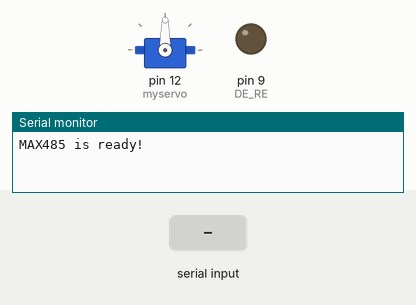
This sketch was run on a simulated Arduino Uno, built with avr-gcc and run on an emulated ATmega328P. On the bench: servo, output pins drawn as LEDs (lit = HIGH), the last lines printed to the serial monitor. The inputs (shaded band) are chosen by the test bench.

Above: at 1.2 s.
1.3 s: "90,45\n" received over the second serial link
At 2.5 s:
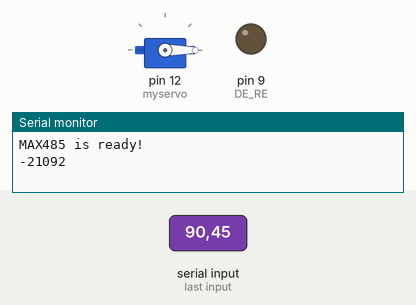
2.8 s: "30,150\n" received over the second serial link
At 4.0 s:
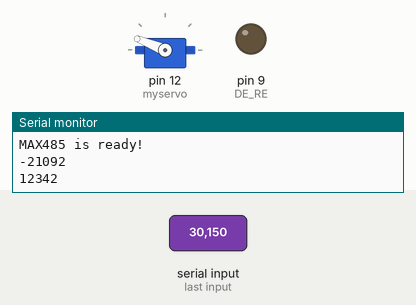
4.3 s: "200\n" received over the second serial link
At 5.3 s:
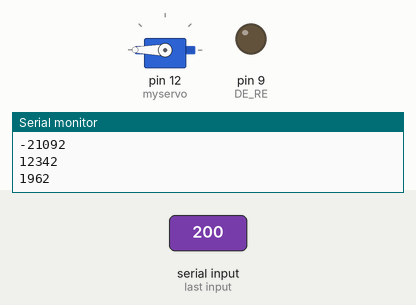
5.8 s: "x,45\n" received over the second serial link
At 6.4 s:
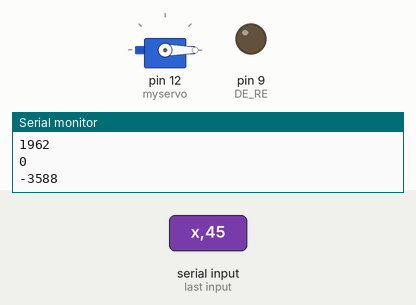
Timing chart, 0 to 8.3 s (numbered marks = the images above; inputs shaded):
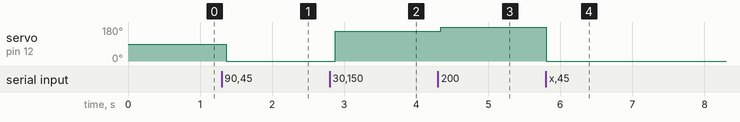

Measured:
- after the input at 1.3 s, servo on pin 12 (myservo): 90° → 0° after 0.06 s
- after the input at 2.8 s, servo on pin 12 (myservo): 0° → 158° after 0.08 s
- after the input at 4.3 s, servo on pin 12 (myservo): 158° → 180° at once
- after the input at 5.8 s, servo on pin 12 (myservo): 180° → 0° at once

The sketch:

Lab5.ino
```cpp
#include <SoftwareSerial.h>
#include <Servo.h>

SoftwareSerial MAX485(10, 11);
Servo myservo;
char val;
int DE_RE = 9;
int exPos = 0;

void setup() {
  // put your setup code here, to run once:
  Serial.begin(9600);
  Serial.println("MAX485 is ready!");
  MAX485.begin(9600);
  pinMode(DE_RE,OUTPUT);
  digitalWrite(DE_RE,LOW);
  myservo.attach(12);
}

void loop() {
  int pos = 0;
  int flag = 0;
  digitalWrite(DE_RE,LOW);
  while(MAX485.available()) {
    flag = 1;
    val = MAX485.read();
    if (val == 'x') break;
    pos = pos * 10 + (val - '0');
    delay(10);
  }

  if(flag && (pos - exPos > 3 || exPos - pos > 3)){
    Serial.println(pos);
    exPos = pos;
    pos = map(pos, 0, 1023, 0, 180);
    myservo.write(pos);
  }

  delay(10);
}
```
